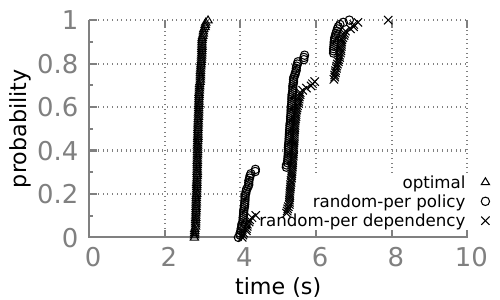

Reproduce this figure in gnuplot.
reset
set termoption dash
set for [i=1:9] linetype i dashtype i
set style line 80 lt -1 lc rgb "#808080"
set style line 81 lt 0  # dashed
set style line 81 lt rgb "#808080"
set grid back linestyle 81
set border 3 back linestyle 80

set style line 1 lt rgb "black" lw 0.5 pt 13 ps 1
set style line 2 lt rgb "black" lw 0.5 pt 6 ps 1
set style line 3 lt rgb "black" lw 0.5 pt 2 ps 1
set style line 4 lt rgb "black" lw 0.5 pt 8 ps 1
set style line 8 lt rgb "black" lw 0.5 pt 1 ps 1
set style line 5 lt rgb "#A00000" lw 2 pt 3 ps 1
set style line 6 lt rgb "#00A000" lw 3 pt 5 ps 1
set style line 7 lt rgb "#5060D0" lw 3 pt 7 ps 1
set style line 11 lt -1 lc rgb "#A00000" lw 3 
set style line 12 lt -1 lc rgb "#00A000" lw 3
set style line 13 lt -1 lc rgb "#5060D0" lw 3
set style line 14 lt 1 lc rgb "#F25900" lw 3


set terminal pdfcairo enhanced color lw 3 size 5,3 font 'Gill sans,18'
set termopt enhanced 
# set key top left

# set key top left inside #horizontal center
set key at 11, 0.3
set key font 'Gill Sans,18'
set key spacing 1
set key samplen 1
#set xtics 5 nomirror font 'Gill Sans,24'
set ytics 0.2 nomirror font 'Gill Sans,24'
set mxtics 1
set mytics 2
set yrange [0:1]
set xrange [0:10] 

# set logscale x 10
# set format x '10^{%T}'

set title font 'Gill Sans,15'

set xlabel "time (s)" font 'Gill Sans,24'
set ylabel "probability" font 'Gill Sans,24' #offset -1,0,0 

set xtics font ", 28"
# set xtics 0, 10, 200
set ytics font ", 28"

# set xtics (" " 0.1, "1" 1, " " 10, "100" 100, " " 1000, "10000" 10000, " " 100000)



set output "cdf_different_strategies.pdf"

plot '../cdf_NumPolicies40_Hosts20ReH4_Orderspecific_Unitpolicy_20230130015215.dat' using ($2/1000):($1) title 'optimal' with p linestyle 4,\
    '../cdf_NumPolicies40_Hosts20ReH4_Orderrandom_Unitpolicy_20230130021111.dat' using ($2/1000):($1) title 'random-per policy' with p linestyle 2,\
    '../cdf_NumPolicies40_Hosts20ReH4_Orderrandom_Unitdependency_20230130020211.dat' using ($2/1000):($1) title 'random-per dependency' with p linestyle 3
    # 'cdf_static.dat' using ($2):($1) title 'static' with p linestyle 3,\
    
# 'cproject_pa.dat' using ($2):($1) title '𝜋' with p linestyle 3,\
# 'cjoin_p2.dat' using ($2):($1) title '⋈_1' with p linestyle 2,\
# 'cjoin_p1_p3.dat' using ($2):($1) title '⋈_2' with p linestyle 4 #smooth unique


unset output  